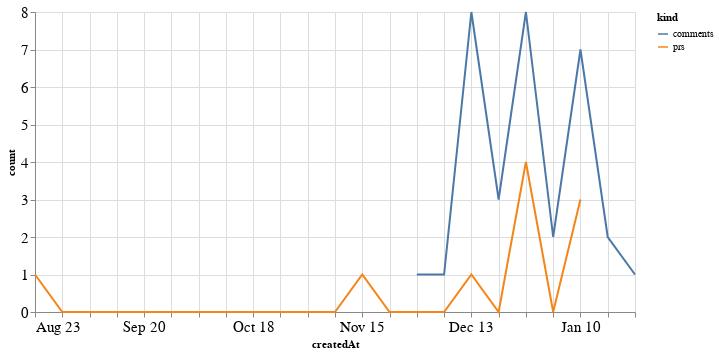

Here is the notebook cell this chart was saved with:
### Code cell
alt.Chart(total_time, width=600).mark_line().encode(
    x='createdAt',
    y='count',
    color='kind'
)

### Figure 1 — Vega-Lite specification as saved in the notebook (floating-point values rounded to 4 significant figures)
{"config": {"axisLeft": {"labelFontSize": 15}, "axisBottom": {"labelFontSize": 15}}, "data": {"name": "data-fc3c44ee1b8d27185114868950b0ce7d"}, "mark": "line", "encoding": {"color": {"type": "nominal", "field": "kind"}, "x": {"type": "temporal", "field": "createdAt"}, "y": {"type": "quantitative", "field": "count"}}, "width": 600, "$schema": "https://vega.github.io/schema/vega-lite/v4.8.1.json", "datasets": {"data-fc3c44ee1b8d27185114868950b0ce7d": [{"createdAt": "2020-08-23T00:00:00", "kind": "prs", "count": 1.0}, {"createdAt": "2020-08-30T00:00:00", "kind": "prs", "count": 0.0}, {"createdAt": "2020-09-06T00:00:00", "kind": "prs", "count": 0.0}, {"createdAt": "2020-09-13T00:00:00", "kind": "prs", "count": 0.0}, {"createdAt": "2020-09-20T00:00:00", "kind": "prs", "count": 0.0}, {"createdAt": "2020-09-27T00:00:00", "kind": "prs", "count": 0.0}, {"createdAt": "2020-10-04T00:00:00", "kind": "prs", "count": 0.0}, {"createdAt": "2020-10-11T00:00:00", "kind": "prs", "count": 0.0}, {"createdAt": "2020-10-18T00:00:00", "kind": "prs", "count": 0.0}, {"createdAt": "2020-10-25T00:00:00", "kind": "prs", "count": 0.0}, {"createdAt": "2020-11-01T00:00:00", "kind": "prs", "count": 0.0}, {"createdAt": "2020-11-08T00:00:00", "kind": "prs", "count": 0.0}, {"createdAt": "2020-11-15T00:00:00", "kind": "prs", "count": 1.0}, {"createdAt": "2020-11-22T00:00:00", "kind": "prs", "count": 0.0}, {"createdAt": "2020-11-29T00:00:00", "kind": "prs", "count": 0.0}, {"createdAt": "2020-12-06T00:00:00", "kind": "prs", "count": 0.0}, {"createdAt": "2020-12-13T00:00:00", "kind": "prs", "count": 1.0}, {"createdAt": "2020-12-20T00:00:00", "kind": "prs", "count": 0.0}, {"createdAt": "2020-12-27T00:00:00", "kind": "prs", "count": 4.0}, {"createdAt": "2021-01-03T00:00:00", "kind": "prs", "count": 0.0}, {"createdAt": "2021-01-10T00:00:00", "kind": "prs", "count": 3.0}, {"createdAt": "2021-01-17T00:00:00", "kind": "prs", "count": null}, {"createdAt": "2021-01-24T00:00:00", "kind": "prs", "count": null}, {"createdAt": "2020-08-23T00:00:00", "kind": "comments", "count": null}, {"createdAt": "2020-08-30T00:00:00", "kind": "comments", "count": null}, {"createdAt": "2020-09-06T00:00:00", "kind": "comments", "count": null}, {"createdAt": "2020-09-13T00:00:00", "kind": "comments", "count": null}, {"createdAt": "2020-09-20T00:00:00", "kind": "comments", "count": null}, {"createdAt": "2020-09-27T00:00:00", "kind": "comments", "count": null}, {"createdAt": "2020-10-04T00:00:00", "kind": "comments", "count": null}, {"createdAt": "2020-10-11T00:00:00", "kind": "comments", "count": null}, {"createdAt": "2020-10-18T00:00:00", "kind": "comments", "count": null}, {"createdAt": "2020-10-25T00:00:00", "kind": "comments", "count": null}, {"createdAt": "2020-11-01T00:00:00", "kind": "comments", "count": null}, {"createdAt": "2020-11-08T00:00:00", "kind": "comments", "count": null}, {"createdAt": "2020-11-15T00:00:00", "kind": "comments", "count": null}, {"createdAt": "2020-11-22T00:00:00", "kind": "comments", "count": null}, {"createdAt": "2020-11-29T00:00:00", "kind": "comments", "count": 1.0}, {"createdAt": "2020-12-06T00:00:00", "kind": "comments", "count": 1.0}, {"createdAt": "2020-12-13T00:00:00", "kind": "comments", "count": 8.0}, {"createdAt": "2020-12-20T00:00:00", "kind": "comments", "count": 3.0}, {"createdAt": "2020-12-27T00:00:00", "kind": "comments", "count": 8.0}, {"createdAt": "2021-01-03T00:00:00", "kind": "comments", "count": 2.0}, {"createdAt": "2021-01-10T00:00:00", "kind": "comments", "count": 7.0}, {"createdAt": "2021-01-17T00:00:00", "kind": "comments", "count": 2.0}, {"createdAt": "2021-01-24T00:00:00", "kind": "comments", "count": 1.0}]}}
